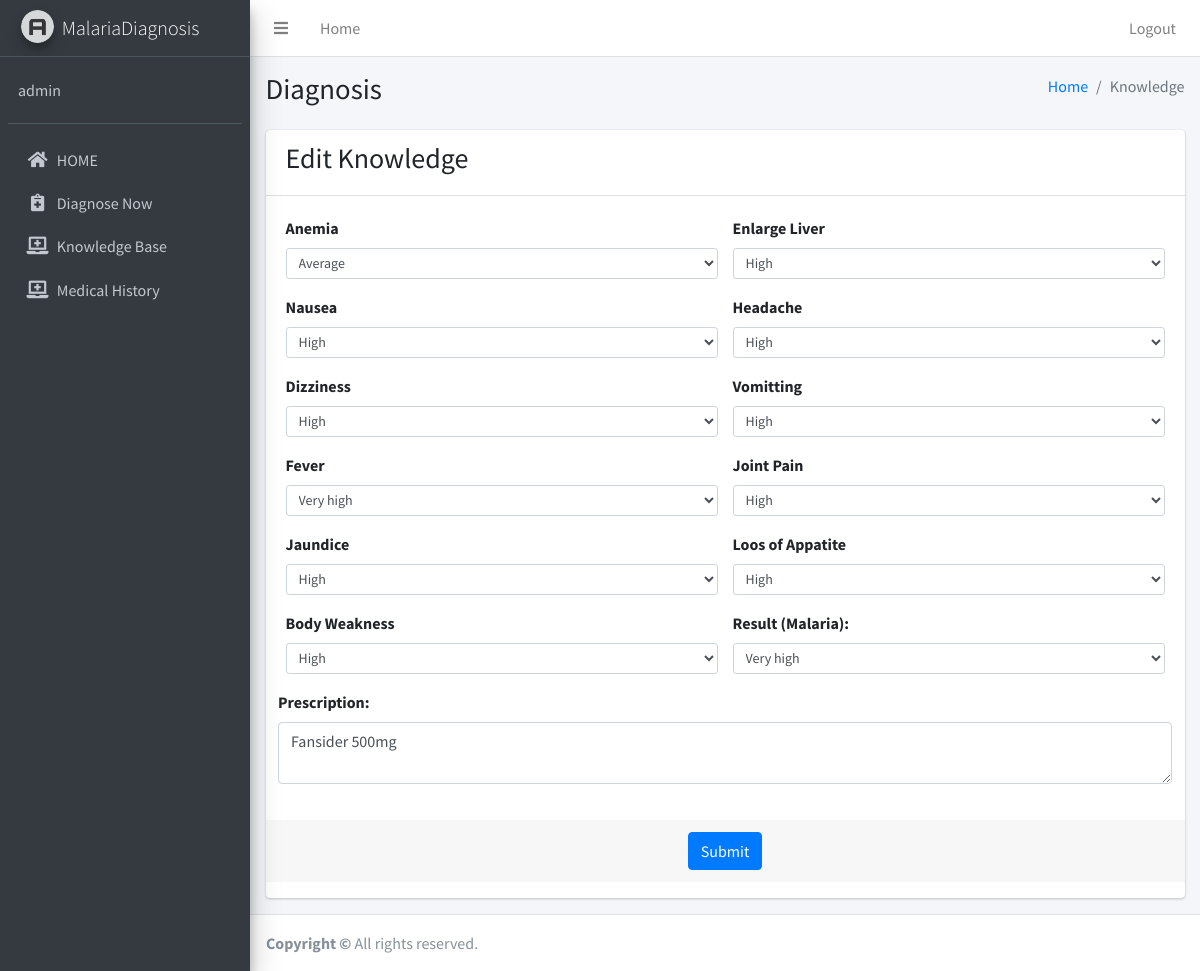
Page /editKnowledge.php?knowledge=1 (signed in) on the committed database.
### tables this page shows
CREATE TABLE `knowledge_base` (
  `knowledge_id` int(11) NOT NULL,
  `anemia` int(11) NOT NULL,
  `nausea` int(11) NOT NULL,
  `dizziness` int(11) NOT NULL,
  `fever` int(11) NOT NULL,
  `jaundice` int(11) NOT NULL,
  `body_weekness` int(11) NOT NULL,
  `liver_enlarge` int(11) NOT NULL,
  `headache` int(11) NOT NULL,
  `vomitting` int(11) NOT NULL,
  `joint_pain` int(11) NOT NULL,
  `appatite_loss` int(11) NOT NULL,
  `result` int(11) NOT NULL,
  `prescription` text NOT NULL
);

### editKnowledge.php (the view, shortened to what this page needs)
<?php
  require_once('classes/User.php');
  $user = new User();
  $user->isAdmin();
  $knowledge = $_GET['knowledge'];
  $knowledgeArray = $user->getKnowledgeArray($knowledge);
?>
<!DOCTYPE html>
<html lang="en">
<head>
  <link rel="stylesheet" href="plugins/fontawesome-free/css/all.min.css">
  <link rel="stylesheet" href="plugins/overlayScrollbars/css/OverlayScrollbars.min.css">
  <link rel="stylesheet" href="dist/css/adminlte.min.css">
</head>
<body class="hold-transition sidebar-mini layout-fixed layout-navbar-fixed layout-footer-fixed">
<div class="wrapper">
  <nav class="main-header navbar navbar-expand navbar-white navbar-light">
    <ul class="navbar-nav">
      <li class="nav-item">
        <a class="nav-link" data-widget="pushmenu" href="#" role="button"><i class="fas fa-bars"></i></a>
      </li>
      <li class="nav-item d-none d-sm-inline-block">
        <a href="admin.php" class="nav-link">Home</a>
      </li>
    </ul>
    <ul class="navbar-nav ml-auto">
      <li class="nav-item dropdown">
        <a class="nav-link" href="logout.php">
          Logout
        </a>
      </li>
    </ul>
  </nav>
  <aside class="main-sidebar sidebar-dark-primary elevation-4">
    <a href="admin3.php" class="brand-link">
      <img src="dist/img/AdminLTELogo.png" alt="AdminLTE Logo" class="brand-image img-circle elevation-3" style="opacity: .8">
      <span class="brand-text font-weight-light">MalariaDiagnosis</span>
    </a>
    <div class="sidebar">
      <div class="user-panel mt-3 pb-3 mb-3 d-flex">
        <div class="info">
          <a href="#" class="d-block"><?php echo $_SESSION['username']?></a>
        </div>
      </div>
      <nav class="mt-2">
        <ul class="nav nav-pills nav-sidebar flex-column" data-widget="treeview" role="menu" data-accordion="false">
          <li class="nav-item">
            <a href="admin.php" class="nav-link">
              <i class="nav-icon fas fa-home"></i>
              <p>
                HOME
              </p>
            </a>
          </li>
          <li class="nav-item">
            <a href="admin_diagnosis.php" class="nav-link">
              <i class="nav-icon fas fa-notes-medical"></i>
              <p>
                Diagnose Now
              </p>
            </a>
          </li>
          <li class="nav-item">
            <a href="knowledge.php" class="nav-link">
              <i class="nav-icon fas fa-laptop-medical"></i>
              <p>
                Knowledge Base
              </p>
            </a>
          </li>
          <li class="nav-item">
          <a href="admin_history.php" class="nav-link">
              <i class="nav-icon fas fa-laptop-medical"></i>
              <p>
                Medical History
              </p>
            </a>
          </li>
        </ul>
      </nav>
    </div>
  </aside>
  <div class="content-wrapper">
    <div class="content-header">
      <div class="container-fluid">
        <div class="row mb-2">
          <div class="col-sm-6">
            <h1 class="m-0">Diagnosis</h1>
          </div>
          <div class="col-sm-6">
            <ol class="breadcrumb float-sm-right">
              <li class="breadcrumb-item"><a href="#">Home</a></li>
              <li class="breadcrumb-item active">Knowledge</li>
            </ol>
          </div>
        </div>
      </div>
    </div>
    <section class="content">
      <div class="container-fluid">
        <div class="row">
          <div class="col-md-12">
            <div class="row">
              <div class="col-md-12">
                <div class="card card-default">
                  <div class="card-header">
                  <h3>Edit Knowledge</h3>
                  </div>
                  <?php
                      echo '
                      <form action="editKnowledge.php" method="POST">
                      <div class="card-body row">
                        <div class="col-lg-6">
                          <div class="form-group">
                            <label for="exampleInputEmail1">Anemia</label>
                            <select class="form-control form-control-sm form-control form-control-sm-sm"  name="an" id="an">
                              '.$user->dropDownLevel($knowledgeArray['anemia'] ?? '').'
                            </select>
                          </div>
                          <div class="form-group">
                            <label for="exampleInputEmail1">Nausea</label>
                            <select class="form-control form-control-sm"  name="n" id="n">
                            '.$user->dropDownLevel($knowledgeArray['nausea'] ?? '').'
                            </select>
                          </div>
                          <div class="form-group">
                            <label for="exampleInputEmail1">Dizziness</label>
                            <select class="form-control form-control-sm"  name="d" id="d">
                            '.$user->dropDownLevel($knowledgeArray['dizziness'] ?? '').'
                            </select>
                          </div>
                          <div class="form-group">
                            <label for="exampleInputEmail1">Fever</label>
                            <select class="form-control form-control-sm"  name="f" id="f">
                            '.$user->dropDownLevel($knowledgeArray['fever'] ?? '').'
                            </select>
                          </div>
                          <div class="form-group">
                            <label for="exampleInputEmail1">Jaundice</label>
                            <select class="form-control form-control-sm"  name="j" id="j">
                            '.$user->dropDownLevel($knowledgeArray['jaundice'] ?? '').'
                            </select>
                          </div>
                          <div class="form-group">
                              <label for="exampleInputEmail1">Body Weakness</label>
                              <select class="form-control form-control-sm"  name="w" id="w">
                              '.$user->dropDownLevel($knowledgeArray['body_weekness'] ?? '').'
                              </select>
                              <input value="'.$knowledge.'" type="hidden" name="id" id="id">
                          </div>
                        </div>
                        <div class="col-lg-6">
                          <div class="form-group">
                            <label for="exampleInputEmail1">Enlarge Liver</label>
                            <select class="form-control form-control-sm"  name="e" id="e">
                            '.$user->dropDownLevel($knowledgeArray['liver_enlarge'] ?? '').'
                            </select>
                          </div>
                          <div class="form-group">
                            <label for="exampleInputEmail1">Headache</label>
                            <select class="form-control form-control-sm"  name="h" id="h">
                            '.$user->dropDownLevel($knowledgeArray['headache'] ?? '').'
                            </select>
                          </div>
                          <div class="form-group">
                            <label for="exampleInputEmail1">Vomitting</label>
                            <select class="form-control form-control-sm"  name="v" id="v">
                            '.$user->dropDownLevel($knowledgeArray['vomitting'] ?? '').'
                            </select>
                          </div>
                          <div class="form-group">
                            <label for="exampleInputEmail1">Joint Pain</label>
                            <select class="form-control form-control-sm"  name="jp" id="jp">
                            '.$user->dropDownLevel($knowledgeArray['joint_pain'] ?? '').'
                            </select>
                          </div>
                          <div class="form-group">
                            <label for="exampleInputEmail1">Loos of Appatite</label>
                            <select class="form-control form-control-sm"  name="la" id="la">
                            '.$user->dropDownLevel($knowledgeArray['appatite_loss'] ?? '').'
                            </select>
                          </div>
                          <div class="form-group">
                              <label for="exampleInputEmail1">Result (Malaria):</label>
                              <select class="form-control form-control-sm"  name="result" id="result">
                              '.$user->dropDownLevel($knowledgeArray['result'] ?? '').'
                              </select>
                          </div>
                        </div>
                        <div class="form-group">
                              <label for="exampleInputEmail1">Prescription:</label>
                              <textarea name="prescription" class="form-control col-lg-12" cols="118">'.trim($knowledgeArray['prescription'] ?? "").'
                              </textarea>
                        </div>
                      </div>
                      <div class="form-group">
                        <div class="card-footer text-center">
                          <button type="submit" name="submit" class="btn btn-primary">Submit</button>
                        </div>
                      </div>
                    </form>
                      ';
                  ?>
                </div>
              </div>
            </div>
        </div>
      </div>
    </section>
  </div>
  <footer class="main-footer">
    <strong>Copyright &copy; </strong>
    All rights reserved.
  </footer>
</div>
</body>
</html>

### rows in the picture
knowledge_base: an "Average", n "High", d "High", f "Very high", j "High", w "High", e "High", h "High", v "High", jp "High", la "High", result "Very high", prescription "Fansider 500mg"

### other values in the picture
$_SESSION['username'] "admin"
